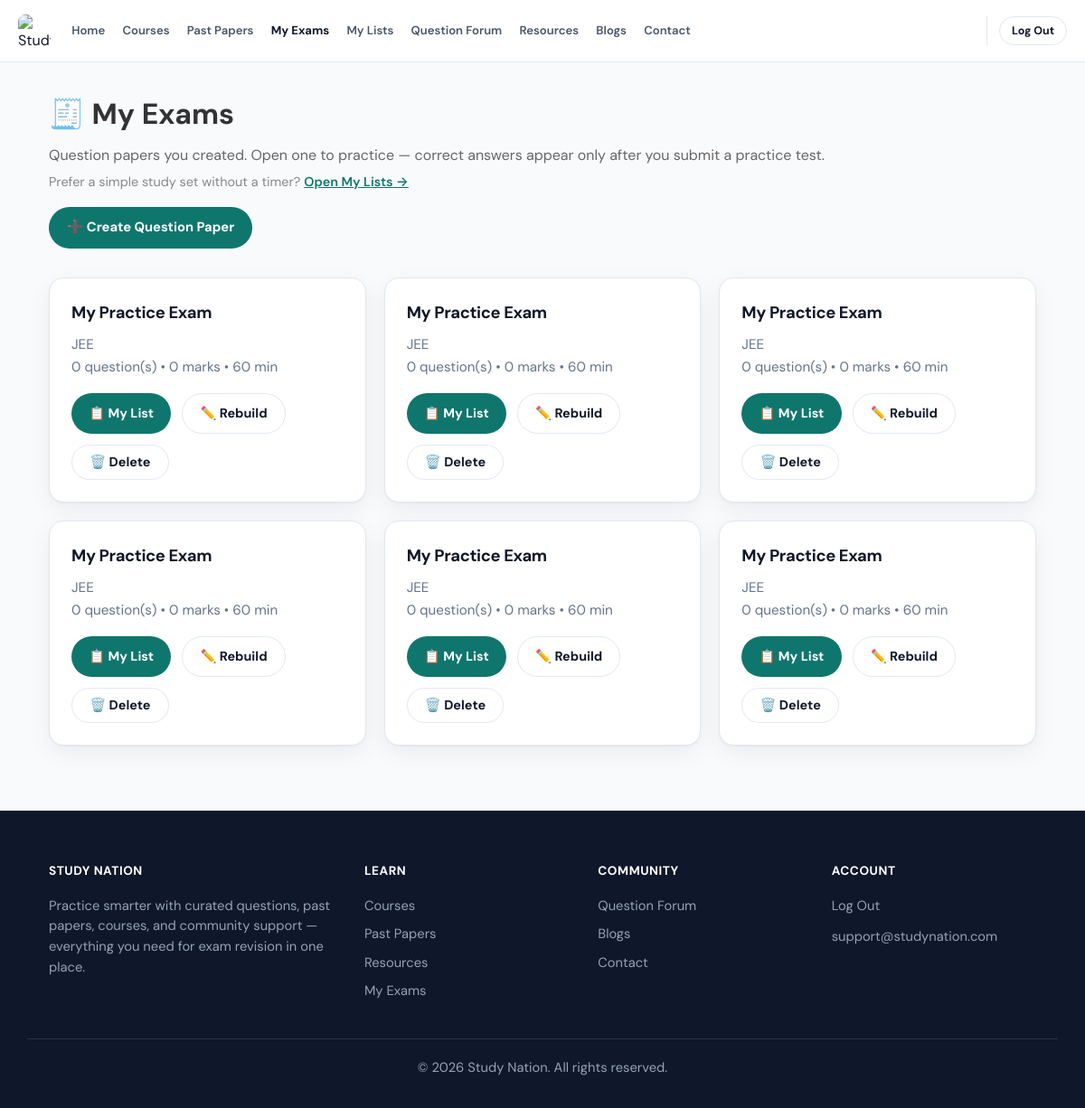
The app's page /my-exams/ (signed in) with its own data.
### courses/models.py (models this page shows, shortened)
class Exam(models.Model):
    STATUS_CHOICES = [
        ("draft", "Draft"),
        ("finalized", "Finalized"),
    ]
    name = models.CharField(max_length=200, default="Untitled Exam")
    category = models.ForeignKey(
        CourseCategory,
        on_delete=models.SET_NULL,
        null=True,
        blank=True,
        related_name="exams",
        help_text="Curriculum / Subject this exam is built from",
    )
    created_by = models.ForeignKey(
        "auth.User", on_delete=models.SET_NULL, null=True, blank=True, related_name="exams"
    )
    status = models.CharField(max_length=20, choices=STATUS_CHOICES, default="draft")
    duration_minutes = models.IntegerField(
        default=60, help_text="Used for the built-in exam timer"
    )
    questions_per_page = models.IntegerField(
        default=1, help_text="How many questions to show per page in the exported PDF"
    )
    shuffle_questions = models.BooleanField(default=False)
    allow_calculator = models.BooleanField(
        default=False,
        help_text="If enabled, students can use the on-screen calculator during practice.",
    )
    questions = models.ManyToManyField(
        Question, through="ExamQuestion", related_name="exams"
    )
    created_at = models.DateTimeField(auto_now_add=True)
    updated_at = models.DateTimeField(auto_now=True)
    class Meta:
        ordering = ["-updated_at"]
    @property
    def total_marks(self):
        return sum(eq.question.marks for eq in self.exam_questions.select_related("question"))
    @property
    def question_count(self):
        return self.exam_questions.count()

class CourseCategory(models.Model):
    name = models.CharField(max_length=100, unique=True)
    description = models.TextField(blank=True)
    icon = models.CharField(max_length=50, default="book")
    created_at = models.DateTimeField(auto_now_add=True)
    class Meta:
        verbose_name_plural = "Course Categories"
        ordering = ["name"]

### courses/views.py (the view)
    def wrapped(request, *args, **kwargs):
        if not request.user.is_authenticated:
            return redirect(f"/login/?next={request.path}")
        if not _user_can_access_portal(request.user):
            messages.error(
                request,
                "Please log in with a student or admin account to continue.",
            )
            return redirect("courses:student_login")
        if _user_is_admin(request.user):
            _ensure_admin_profile(request.user)
        return view_func(request, *args, **kwargs)

### courses/views.py (called while the page is built)
def _user_is_admin(user):
    if not user or not getattr(user, "is_authenticated", False):
        return False
    if hasattr(user, "admin_profile"):
        return True
    return bool(getattr(user, "is_superuser", False))

def _user_is_student(user):
    return bool(
        user
        and getattr(user, "is_authenticated", False)
        and hasattr(user, "student_profile")
    )

def _user_can_access_portal(user):
    return _user_is_student(user) or _user_is_admin(user)

def student_required(view_func):
    def wrapped(request, *args, **kwargs):
        if not request.user.is_authenticated:
            return redirect(f"/login/?next={request.path}")
        if not _user_can_access_portal(request.user):
            messages.error(
                request,
                "Please log in with a student or admin account to continue.",
            )
            return redirect("courses:student_login")
        if _user_is_admin(request.user):
            _ensure_admin_profile(request.user)
        return view_func(request, *args, **kwargs)
    return wrapped

@student_required
def student_exams(request):
    exams = Exam.objects.filter(created_by=request.user).select_related("category")
    return render(request, "courses/student_exams.html", {"exams": exams})

### courses/templates/courses/student_exams.html (shortened to what this page needs)
{% extends 'base.html' %}
{% block content %}
  <div style="display: flex; justify-content: space-between; align-items: center; flex-wrap: wrap; gap: 1rem; margin-bottom: 2rem;">
    <div>
      <h1 style="color: #333; margin-bottom: 0.4rem;">🧾 My Exams</h1>
      <p style="color: #666;">Question papers you created. Open one to practice — correct answers appear only after you submit a practice test.</p>
      <p style="color: #888; font-size: 0.9rem; margin-top: 0.35rem;">
        Prefer a simple study set without a timer?
        <a href="{% url 'courses:student_question_lists' %}" style="color: #0f766e; font-weight: 600;">Open My Lists →</a>
      </p>
    </div>
    <a href="{% url 'courses:student_create_exam' %}" class="btn">➕ Create Question Paper</a>
  </div>
  {% if exams %}
    <div class="grid">
      {% for exam in exams %}
        <div class="card">
          <h3>{{ exam.name }}</h3>
          <p>
            {{ exam.category.name|default:"No subject set" }}<br />
            {{ exam.question_count }} question(s) &bull; {{ exam.total_marks }} marks &bull; {{ exam.duration_minutes }} min
          </p>
          <div style="display: flex; gap: 0.75rem; flex-wrap: wrap;">
            <a href="{% url 'courses:student_edit_exam' exam.id %}?tab=list" class="btn" style="padding: 0.6rem 1.2rem; font-size: 0.9rem;">📋 My List</a>
            <a href="{% url 'courses:student_edit_exam' exam.id %}?tab=create" class="btn btn-secondary" style="padding: 0.6rem 1.2rem; font-size: 0.9rem;">✏️ Rebuild</a>
            <form method="post" action="{% url 'courses:student_delete_exam' exam.id %}" style="display:inline;" onsubmit="return confirm('Delete this paper? This cannot be undone.');">{% csrf_token %}<button type="submit" class="btn btn-secondary" style="padding: 0.6rem 1.2rem; font-size: 0.9rem;">🗑️ Delete</button></form>
          </div>
        </div>
      {% endfor %}
    </div>
  {% endif %}
{% endblock %}

### templates/base.html (style rules this page uses)
:root { --sn-navy: #0f172a; --sn-ink: #1e293b; --sn-muted: #64748b; --sn-line: #e2e8f0; --sn-soft: #f8fafc; --sn-white: #ffffff; --sn-accent: #0f766e; --sn-accent-hover: #0d9488; --sn-accent-soft: #ccfbf1; --sn-violet: #4f46e5; --sn-card-shadow: 0 1px 2px rgba(15, 23, 42, 0.04), 0 8px 24px rgba(15, 23, 42, 0.06); --sn-radius: 16px; --sn-max: 1140px; --font-sans: "DM Sans", -apple-system, BlinkMacSystemFont, "Segoe UI", sans-serif; --font-serif: "Source Serif 4", Georgia, "Times New Roman", serif; }
* { margin: 0; padding: 0; box-sizing: border-box; }
body { font-family: var(--font-sans); background: var(--sn-white); color: var(--sn-ink); line-height: 1.6; -webkit-font-smoothing: antialiased; }
a { color: inherit; }
.grid { display: grid; grid-template-columns: repeat(auto-fill, minmax(280px, 1fr)); gap: 1.25rem; margin: 1.5rem 0; }
.card { background: var(--sn-white); border-radius: var(--sn-radius); padding: 1.5rem; border: 1px solid var(--sn-line); box-shadow: var(--sn-card-shadow); transition: transform 0.2s ease, box-shadow 0.2s ease, border-color 0.2s ease; }
.card h3 { color: var(--sn-navy); margin-bottom: 0.5rem; font-size: 1.15rem; font-weight: 700; letter-spacing: -0.02em; }
.card p { color: var(--sn-muted); line-height: 1.65; margin-bottom: 1rem; font-size: 0.95rem; }
.btn { display: inline-flex; align-items: center; justify-content: center; gap: 0.4rem; padding: 0.7rem 1.25rem; background: var(--sn-accent); color: white; text-decoration: none; border-radius: 999px; border: none; cursor: pointer; font-size: 0.92rem; font-weight: 700; font-family: inherit; transition: background 0.15s ease, transform 0.15s ease; }
.btn-secondary { background: var(--sn-white); color: var(--sn-navy); border: 1.5px solid var(--sn-line); }

### records on screen
Exam: name "My Practice Exam", category.name "JEE", question_count "0", total_marks "0", duration_minutes "60"
Exam: name "My Practice Exam", category.name "JEE", question_count "0", total_marks "0", duration_minutes "60"
Exam: name "My Practice Exam", category.name "JEE", question_count "0", total_marks "0", duration_minutes "60"
Exam: name "My Practice Exam", category.name "JEE", question_count "0", total_marks "0", duration_minutes "60"
Exam: name "My Practice Exam", category.name "JEE", question_count "0", total_marks "0", duration_minutes "60"
Exam: name "My Practice Exam", category.name "JEE", question_count "0", total_marks "0", duration_minutes "60"
